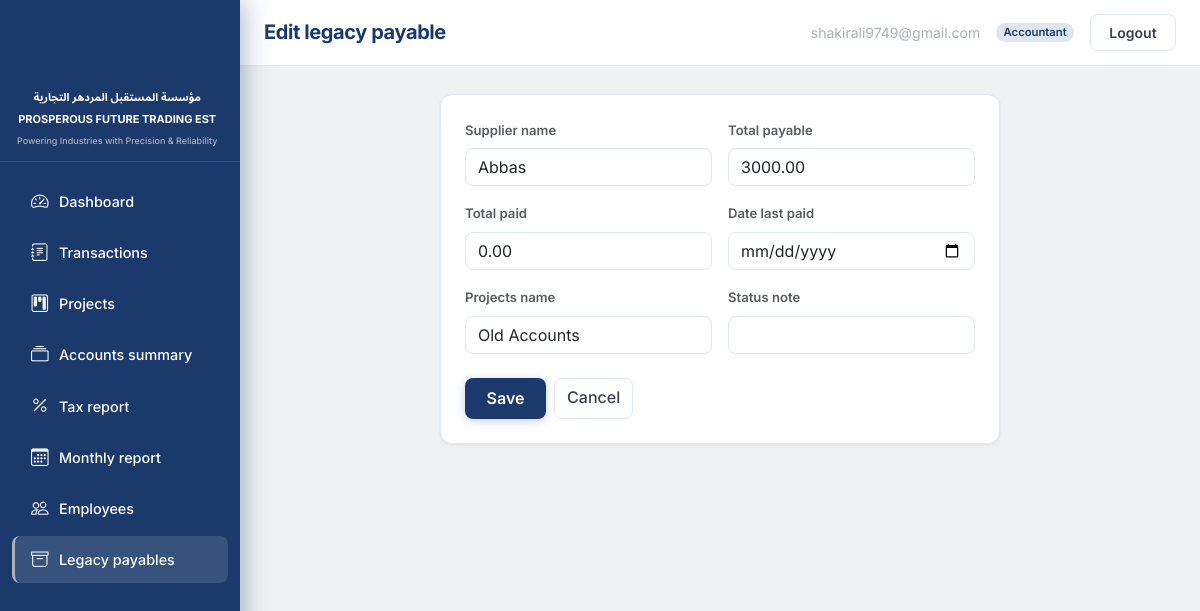
/transactions/legacy/59/edit/ (signed in), run on the app's committed database.
### accounts/models.py (models this page shows, shortened)
class User(AbstractBaseUser, PermissionsMixin):
    email = models.EmailField(unique=True)
    full_name = models.CharField(max_length=255, blank=True)
    role = models.CharField(max_length=20, choices=Role.choices, default=Role.VIEWER)
    is_staff = models.BooleanField(default=False)
    is_active = models.BooleanField(default=True)
    date_joined = models.DateTimeField(default=timezone.now)
    objects = UserManager()
    USERNAME_FIELD = "email"
    REQUIRED_FIELDS = []
    class Meta:
        ordering = ["email"]

### transactions/models.py (models this page shows, shortened)
class LegacyPayable(models.Model):
    supplier_name = models.CharField(max_length=255)
    total_payable = models.DecimalField(max_digits=14, decimal_places=2)
    total_paid = models.DecimalField(max_digits=14, decimal_places=2, default=Decimal("0"))
    date_last_paid = models.DateField(null=True, blank=True)
    projects_name = models.CharField(max_length=255, blank=True)
    status_note = models.CharField(max_length=255, blank=True)
    class Meta:
        ordering = ["supplier_name", "pk"]
        verbose_name = "Legacy payable"
        verbose_name_plural = "Legacy payables"

### transactions/views.py (the view)
# urls.py: path("legacy/<int:pk>/edit/", views.LegacyPayableUpdateView.as_view(), name="legacy_edit"),
class LegacyPayableUpdateView(AdminOrAccountantMixin, UpdateView):
    model = LegacyPayable
    form_class = LegacyPayableForm
    template_name = "transactions/legacy_form.html"
    success_url = reverse_lazy("transactions:legacy_list")

### transactions/forms.py
class LegacyPayableForm(forms.ModelForm):
    class Meta:
        model = LegacyPayable
        fields = [
            "supplier_name",
            "total_payable",
            "total_paid",
            "date_last_paid",
            "projects_name",
            "status_note",
        ]
        widgets = {
            "supplier_name": forms.TextInput(attrs={"class": "form-control"}),
            "total_payable": forms.NumberInput(attrs={"class": "form-control", "step": "0.01"}),
            "total_paid": forms.NumberInput(attrs={"class": "form-control", "step": "0.01"}),
            "date_last_paid": forms.DateInput(attrs={"type": "date", "class": "form-control"}),
            "projects_name": forms.TextInput(attrs={"class": "form-control"}),
            "status_note": forms.TextInput(attrs={"class": "form-control"}),
        }

### TradingEST/context_processors.py (called while the page is built)
def brand(_request):
    return {
        "brand_name_ar": BRAND_NAME_AR,
        "brand_name_en": BRAND_NAME_EN,
        "brand_tagline": BRAND_TAGLINE,
    }

### accounts/mixins.py (called while the page is built)
    def dispatch(self, request, *args, **kwargs):
        if not request.user.is_authenticated:
            return HttpResponseRedirect(self.resolve_redirect(request))
        if getattr(request.user, "role", None) not in (Role.ADMIN, Role.ACCOUNTANT):
            raise PermissionDenied("Edit permission required.")
        return super(SessionAuthenticatedMixin, self).dispatch(request, *args, **kwargs)

### templates/transactions/legacy_form.html (shortened to what this page needs)
{% extends "base.html" %}
{% block header_title %}{% if object %}Edit legacy payable{% else %}Add legacy payable{% endif %}{% endblock %}
{% block content %}
<div class="te-page-card mx-auto" style="max-width: 560px;">
  <form method="post" novalidate>
    <div class="row g-3">
      {% for field in form %}
      <div class="col-12 col-md-6">
        <label class="form-label fw-semibold small text-muted" for="{{ field.id_for_label }}">{{ field.label }}</label>
        {{ field }}
      </div>
      {% endfor %}
    </div>
    <div class="mt-4 te-form-actions d-grid d-sm-flex flex-wrap gap-2">
      <button type="submit" class="btn te-btn-gradient">Save</button>
      <a href="{% url 'transactions:legacy_list' %}" class="btn te-btn-secondary">Cancel</a>
    </div>
  </form>
</div>
{% endblock %}

### templates/base.html (shortened to what this page needs)
{% load static %}
<!DOCTYPE html>
<html lang="en">
<head>
  <link href="https://cdn.jsdelivr.net/npm/bootstrap@5.3.3/dist/css/bootstrap.min.css" rel="stylesheet"
>
  <link rel="stylesheet" href="https://cdn.jsdelivr.net/npm/bootstrap-icons@1.11.3/font/bootstrap-icons.min.css">
  <link rel="stylesheet" href="{% static 'css/app.css' %}">
</head>
<body class="te-app-body">
<div class="te-app-layout">
  <div class="te-app-main">
    <header class="te-topbar">
      <div class="te-topbar-desktop d-none d-md-flex w-100 align-items-center justify-content-between gap-3 min-w-0">
        <h1 class="te-topbar-title text-truncate mb-0 flex-grow-1 min-w-0">{% block header_title %}Dashboard{% endblock %}</h1>
        {% if user.is_authenticated %}
        <div class="te-topbar-actions flex-shrink-0">
          <span class="te-topbar-email d-none d-lg-inline">{{ user.email }}</span>
          {% if user.role == 'admin' %}
          <span class="badge rounded-pill badge-role-admin">{{ user.get_role_display }}</span>
          {% elif user.role == 'accountant' %}
          <span class="badge rounded-pill badge-role-accountant">{{ user.get_role_display }}</span>
          {% else %}
          <span class="badge rounded-pill badge-role-viewer">{{ user.get_role_display }}</span>
          {% endif %}
          <form action="{% url 'accounts:logout' %}" method="post" class="d-inline mb-0">
            <button type="submit" class="btn btn-sm te-btn-logout">Logout</button>
          </form>
        </div>
        {% endif %}
      </div>
    </header>
    <div class="te-content-wrap">
      {% block content %}{% endblock %}
    </div>
  </div>
  <aside id="teSidebar" class="te-sidebar" aria-label="Main navigation">
    <div class="te-sidebar-head">
      <div class="te-sidebar-logo">
        {% include "partials/sidebar_brand.html" %}
      </div>
    </div>
    <div class="te-sidebar-nav">
      {% include "partials/sidebar_nav.html" %}
    </div>
  </aside>
</div>
</body>
</html>

### data on the page
User: email "shakirali9749@gmail.com", role "Accountant"
LegacyPayable: form "Abbas" "3000.00" "0.00" "Old Accounts"

### other printed values
{{ field.label }} "Supplier name" "Total payable" "Total paid" "Date last paid" "Projects name" "Status note"
{{ brand_name_ar }} "مؤسسة المستقبل المردهر التجارية"
{{ brand_name_en }} "PROSPEROUS FUTURE TRADING EST"
{{ brand_tagline }} "Powering Industries with Precision & Reliability"
